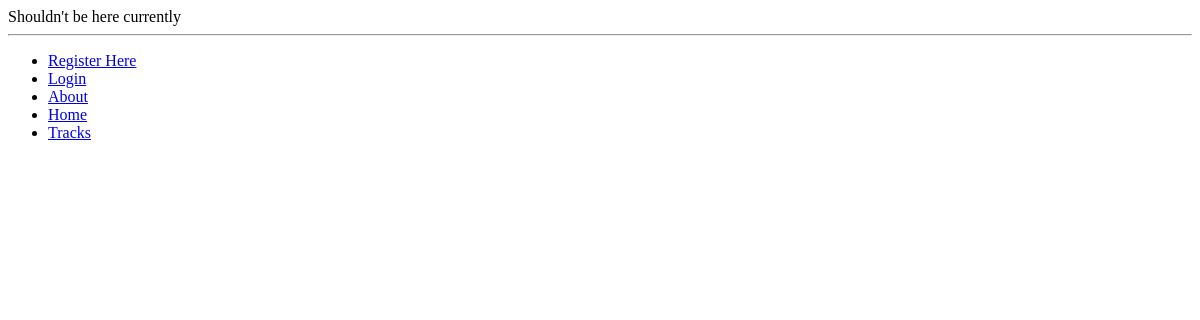
/trec/run/test_task_2/, run on an earlier commit of the app's database.
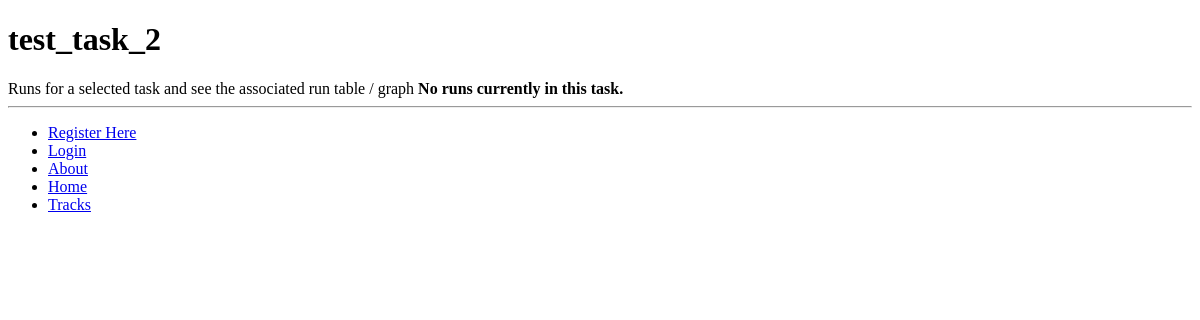
And on a later commit of the database.
### trec/models.py (models this page shows, shortened)
class Task(models.Model):
    track = models.ForeignKey(Track)
    title = models.CharField(max_length=128, unique=True)
    task_url = models.URLField()
    description = models.TextField()
    year = models.IntegerField()
    judgements_file = models.FileField(upload_to='qrels')
    slug = models.SlugField()

### trec/views.py (the view)
# urls.py: url(r'^run/(?P<run_title_slug>[\w\-]+)/$', views.run, name='run'),								# Run slug url for all runs within a task
def run(request, run_title_slug):
  context_dict = {}
  try:
  	task = Task.objects.get(slug=run_title_slug)
  	context_dict['task_title'] = task.title
  	runs = Run.objects.filter(task=task)
  	context_dict['runs'] = runs
  	context_dict['task'] = task
  except Task.DoesNotExist:
  	pass
  return render(request, 'trec/run.html', context_dict)

### templates/trec/run.html (shortened to what this page needs)
{% extends 'trec/base.html' %}
{% load staticfiles %}
{% block body_block %}
{% if task %}
	<h1>{{ task_title }}</h1>
    Runs for a selected task and see the associated run table / graph
    {% if runs %}
    	<table border="1" style="width:100%">
        {% for run in runs %}
        	<tr>
                <td><a href="{% url 'run_detail' run.slug %}">{{ run.name }}</a></td>
                <td>{{ run.researcher }}</td>
                <td>{{ run.map_val }}</td>
                <td>{{ run.p10 }}</td>
                <td>{{ run.p20 }}</td>
            </tr>
        {% endfor %}
        </table>
    {% else %}
        <strong>No runs currently in this task.</strong>
    {% endif %}
{% else %}
    Shouldn't be here currently
{% endif %}
{% endblock %}

What changed in the data, as far as the page shows it:
now on this page (row edited): Task: title "test_task_2"
Also different on the page:
text no longer shown: "Shouldn't be here currently"
text now shown: "Runs for a selected task and see the associated run table / graph No runs currently in this task."
